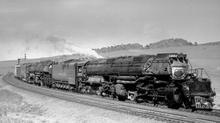
%> input picture Ex4/RV_Ex4_Task6/image_1.jpg, 220 x 123 px, shrunk from 1200 x 671 before the run
$ octave RV_Ex4_Task6.m   (GNU Octave 9; MATLAB toolbox functions it lacks are replaced by stand-ins)
%> lines starting %> are read from the running program, lines starting %| are printed output that depends on the picture
% Clear Workspace
clc;
close all;
clear;

% Load Images
img_1 = imread('image_1.jpg');
%> img_1 is the input picture: size 123x220 uint8; min 0, max 247, mean 148.9
img_2 = imread('image_2.jpg');
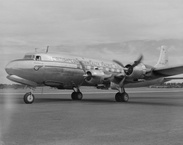
%> input picture Ex4/RV_Ex4_Task6/image_2.jpg, 183 x 145 px, shrunk from 1000 x 791 before the run
%> img_2 is the input picture: size 145x183x3 uint8; min 3, max 235, mean 140.4
img_3 = imread('image_3.jpg');
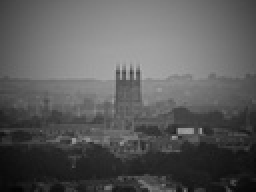
%> input picture Ex4/RV_Ex4_Task6/image_3.jpg, 128 x 96 px, shrunk from 700 x 525 before the run (shown 2 times larger)
%> img_3 is the input picture: size 96x128x3 uint8; min 4, max 179, mean 91.6

% Set parameters
M = [7,7];
N = 15;

% Show Results
show(img_1, M, N);
%> in show, `img = imnoise(I, 'salt & pepper', val/100);`:
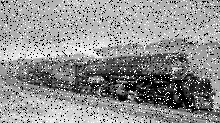
%> img: size 123x220 uint8; min 0, max 255, mean 145.5
% [4 lines not run here, left out]
function img = med(I, M)
%> called with M = [7 7]
    [width, height, ~] = size(I);
%> width = 123; height = 220
    I = padarray(I, M, 'replicate', 'both');
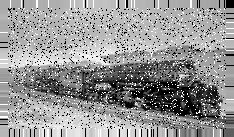
%> I: size 137x234 uint8; min 0, max 255, mean 148.9
    a = (M(1)-1)/2;
    b = (M(2)-1)/2;
    c = ceil(((M(1)*M(2))-1)/2);
    W = reshape(zeros(M(1),M(2)),1,[]);

    for i=1:1:(M(1)*M(2)+1)/2
        W(i) = floor(i^1.34);
        W(M(1)*M(2)-i+1) = W(i);
    end
%> the run ends on the next line

    for i=M(1)+1:1:width+M(1)
        for j=M(2)+1:1:height+M(2)
            array = reshape(I(i-a:i+a,j-b:j+b), 1, []);
            index = 1;

            for k=1:1:size(array,2)
                for l=1:1:W(k)
                    array2(index) = array(k);
                    index = index +1;
                end
            end
            array2 = sort(array2);
            img(i-M(1),j-M(2)) = array2(floor(size(array2,2)/2));
        end
    end
end

function show(I, M, val)
    img = imnoise(I, 'salt & pepper', val/100);
    my = med(img,M);
    %they = medfilt2(img,M);
    figure();
    subplot(1,1,1), imshow(my);
    %subplot(1,2,2), imshow(they);

    fprintf("psnr of my function %.2f\n", psnr(my, I));
end
